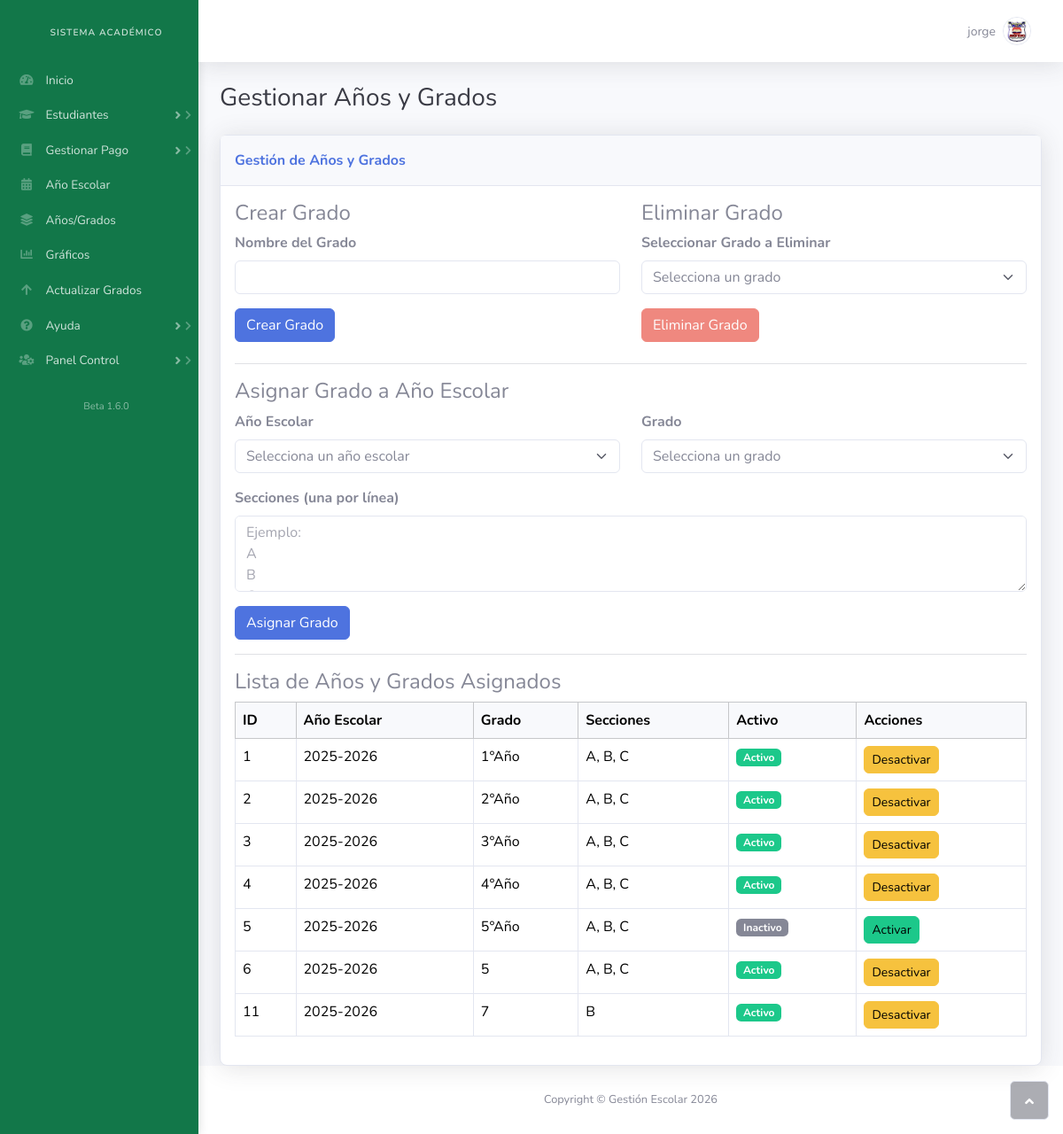
Screenshot of /gestionar_anios_grados.php (signed in) with the database file from the repository.
### tables this page shows
CREATE TABLE `anios_grados` (
  `id` int(11) NOT NULL AUTO_INCREMENT,
  `anio_escolar_id` int(11) NOT NULL,
  `grado_id` int(11) NOT NULL,
  `activo` tinyint(1) DEFAULT 1,
  PRIMARY KEY (`id`),
  KEY `anio_escolar_id` (`anio_escolar_id`),
  KEY `grado_id` (`grado_id`),
  CONSTRAINT `anios_grados_ibfk_1` FOREIGN KEY (`anio_escolar_id`) REFERENCES `anios_escolares` (`id`),
  CONSTRAINT `anios_grados_ibfk_2` FOREIGN KEY (`grado_id`) REFERENCES `grados` (`id`)
);

CREATE TABLE `anios_escolares` (
  `id` int(11) NOT NULL AUTO_INCREMENT,
  `nombre` varchar(255) NOT NULL,
  `fecha_inicio` date NOT NULL,
  `fecha_fin` date NOT NULL,
  `activo` tinyint(1) DEFAULT 1,
  PRIMARY KEY (`id`)
);

CREATE TABLE `grados` (
  `id` int(11) NOT NULL AUTO_INCREMENT,
  `nombre` varchar(255) NOT NULL,
  PRIMARY KEY (`id`)
);

### gestionar_anios_grados.php (the view, shortened to what this page needs)
<?php
include 'db.php';
$sql_anios_grados = "SELECT ag.id, a.nombre AS anio_escolar, g.nombre AS grado, ag.activo
                    FROM anios_grados ag
                    INNER JOIN anios_escolares a ON ag.anio_escolar_id = a.id
                    INNER JOIN grados g ON ag.grado_id = g.id";
$result_anios_grados = $conn->query($sql_anios_grados);
?>
<!DOCTYPE html>
<html data-bs-theme="light" lang="en">
<head>
    <link rel="stylesheet" href="assets/bootstrap/css/bootstrap.min.css">
    <link rel="stylesheet" href="assets/fonts/fontawesome-all.min.css">
</head>
<body id="page-top">
    <div id="wrapper">
        <?php include 'nav.php'; ?>
        <div class="d-flex flex-column" id="content-wrapper">
            <div id="content">
                <nav class="navbar navbar-expand bg-white shadow mb-4 topbar static-top navbar-light">
                    <div class="container-fluid">
                        <ul class="navbar-nav flex-nowrap ms-auto">
                            <li class="nav-item dropdown no-arrow">
                                <a class="nav-link dropdown-toggle" href="#" id="userDropdown" role="button" data-bs-toggle="dropdown" aria-expanded="false">
                                    <span class="d-none d-lg-inline me-2 text-gray-600 small"><?php echo htmlspecialchars($_SESSION["username"]); ?></span>
                                    <img class="border rounded-circle img-profile" src="assets/img/avatars/1.jpg">
                                </a>
                            </li>
                        </ul>
                    </div>
                </nav>
                <div class="container-fluid">
                    <h3 class="text-dark mb-4">Gestionar Años y Grados</h3>
                    <div class="card shadow">
                        <div class="card-header py-3">
                            <p class="text-primary m-0 fw-bold">Gestión de Años y Grados</p>
                        </div>
                        <div class="card-body">
                            <div class="row mb-4">
                                <div class="col-md-6">
                                    <h4>Crear Grado</h4>
                                    <form method="post" action="<?php echo htmlspecialchars($_SERVER["PHP_SELF"]); ?>">
                                        <div class="mb-3">
                                            <label class="form-label" for="nombre_grado"><strong>Nombre del Grado</strong></label>
                                            <input class="form-control" type="text" id="nombre_grado" name="nombre_grado" required>
                                        </div>
                                        <button class="btn btn-primary" type="submit" name="crear_grado">Crear Grado</button>
                                    </form>
                                </div>
                                <div class="col-md-6">
                                    <h4>Eliminar Grado</h4>
                                    <form method="post" action="<?php echo htmlspecialchars($_SERVER["PHP_SELF"]); ?>" onsubmit="return confirm('¿Está seguro de eliminar este grado? Esta acción no se puede deshacer.');">
                                        <div class="mb-3">
                                            <label class="form-label" for="grado_id_eliminar"><strong>Seleccionar Grado a Eliminar</strong></label>
                                            <select class="form-select" id="grado_id_eliminar" name="grado_id" required>
                                                <option value="">Selecciona un grado</option>
                                            </select>
                                        </div>
                                        <button class="btn btn-danger" type="submit" name="eliminar_grado" id="btnEliminarGrado">Eliminar Grado</button>
                                    </form>
                                </div>
                            </div>
                            <hr>
                            <h4>Asignar Grado a Año Escolar</h4>
                            <form method="post" action="<?php echo htmlspecialchars($_SERVER["PHP_SELF"]); ?>">
                                <div class="row">
                                    <div class="col-md-6 mb-3">
                                        <label class="form-label" for="anio_escolar_id"><strong>Año Escolar</strong></label>
                                        <select class="form-select" id="anio_escolar_id" name="anio_escolar_id" required>
                                            <option value="">Selecciona un año escolar</option>
                                        </select>
                                    </div>
                                    <div class="col-md-6 mb-3">
                                        <label class="form-label" for="grado_id"><strong>Grado</strong></label>
                                        <select class="form-select" id="grado_id" name="grado_id" required>
                                            <option value="">Selecciona un grado</option>
                                        </select>
                                    </div>
                                </div>
                                <div class="mb-3">
                                    <label class="form-label" for="secciones"><strong>Secciones (una por línea)</strong></label>
                                    <textarea class="form-control" id="secciones" name="secciones" rows="3" placeholder="Ejemplo:&#10;A&#10;B&#10;C"></textarea>
                                </div>
                                <button class="btn btn-primary" type="submit" name="asignar_grado">Asignar Grado</button>
                            </form>
                            <hr>
                            <h4>Lista de Años y Grados Asignados</h4>
                            <div class="table-responsive">
                                <table class="table table-bordered table-hover">
                                    <thead class="table-light">
                                        <tr>
                                            <th>ID</th>
                                            <th>Año Escolar</th>
                                            <th>Grado</th>
                                            <th>Secciones</th>
                                            <th>Activo</th>
                                            <th>Acciones</th>
                                        </tr>
                                    </thead>
                                    <tbody>
                                        <?php
                                        if ($result_anios_grados->num_rows > 0) {
                                            while ($row = $result_anios_grados->fetch_assoc()) {
                                                $sql_secciones = "SELECT seccion FROM secciones_anio_grado WHERE anio_grado_id = " . $row["id"];
                                                $result_secciones = $conn->query($sql_secciones);
                                                $secciones = array();
                                                if ($result_secciones->num_rows > 0) {
                                                    while ($row_seccion = $result_secciones->fetch_assoc()) {
                                                        $secciones[] = htmlspecialchars($row_seccion["seccion"]);
                                                    }
                                                }
                                                $secciones_str = implode(", ", $secciones);
                                                echo "<tr>";
                                                echo "<td>" . htmlspecialchars($row["id"]) . "</td>";
                                                echo "<td>" . htmlspecialchars($row["anio_escolar"]) . "</td>";
                                                echo "<td>" . htmlspecialchars($row["grado"]) . "</td>";
                                                echo "<td>" . $secciones_str . "</td>";
                                                echo "<td>" . (htmlspecialchars($row["activo"]) ? "<span class='badge bg-success'>Activo</span>" : "<span class='badge bg-secondary'>Inactivo</span>") . "</td>";
                                                echo "<td>
                                                        <form method='post' action='" . htmlspecialchars($_SERVER["PHP_SELF"]) . "' class='d-inline'>
                                                            <input type='hidden' name='anio_grado_id' value='" . htmlspecialchars($row["id"]) . "'>
                                                            <input type='hidden' name='activo' value='" . (htmlspecialchars($row["activo"]) ? "0" : "1") . "'>
                                                            <button type='submit' name='activar_desactivar_grado' class='btn btn-sm " . (htmlspecialchars($row["activo"]) ? "btn-warning" : "btn-success") . "'>
                                                                " . (htmlspecialchars($row["activo"]) ? "Desactivar" : "Activar") . "
                                                            </button>
                                                        </form>
                                                      </td>";
                                                echo "</tr>";
                                            }
                                        } else {
                                            echo "<tr><td colspan='6' class='text-center py-4'>No hay años y grados asignados.</td></tr>";
                                        }
                                        ?>
                                    </tbody>
                                </table>
                            </div>
                        </div>
                    </div>
                </div>
            </div>
            <footer class="bg-white sticky-footer">
                <div class="container my-auto">
                    <div class="text-center my-auto copyright"><span>Copyright © Gestión Escolar <?php echo date('Y'); ?></span></div>
                </div>
            </footer>
        </div>
        <a class="border rounded d-inline scroll-to-top" href="#page-top"><i class="fas fa-angle-up"></i></a>
    </div>
</body>
</html>

### gestionar_anios_grados.php (style rules this page uses)
.card { border-radius: 0.5rem; box-shadow: 0 0.125rem 0.25rem rgba(0, 0, 0, 0.075); }
.form-control, .form-select { border-radius: 0.375rem; }
.btn { border-radius: 0.375rem; }

### nav.php (style rules this page uses)
.nav-link { transition: all 0.2s; }

### rows the page displays
anios_grados: id "1", anio_escolar.nombre "2025-2026", grado.nombre "1°Año", secciones_str "A, B, C", activo "Activo"
anios_grados: id "2", anio_escolar.nombre "2025-2026", grado.nombre "2°Año", secciones_str "A, B, C", activo "Activo"
anios_grados: id "3", anio_escolar.nombre "2025-2026", grado.nombre "3°Año", secciones_str "A, B, C", activo "Activo"
anios_grados: id "4", anio_escolar.nombre "2025-2026", grado.nombre "4°Año", secciones_str "A, B, C", activo "Activo"
anios_grados: id "5", anio_escolar.nombre "2025-2026", grado.nombre "5°Año", secciones_str "A, B, C", activo "Inactivo"
anios_grados: id "6", anio_escolar.nombre "2025-2026", grado.nombre "5", secciones_str "A, B, C", activo "Activo"
anios_grados: id "11", anio_escolar.nombre "2025-2026", grado.nombre "7", secciones_str "B", activo "Activo"

### other values shown
$_SESSION["username"] "jorge"
